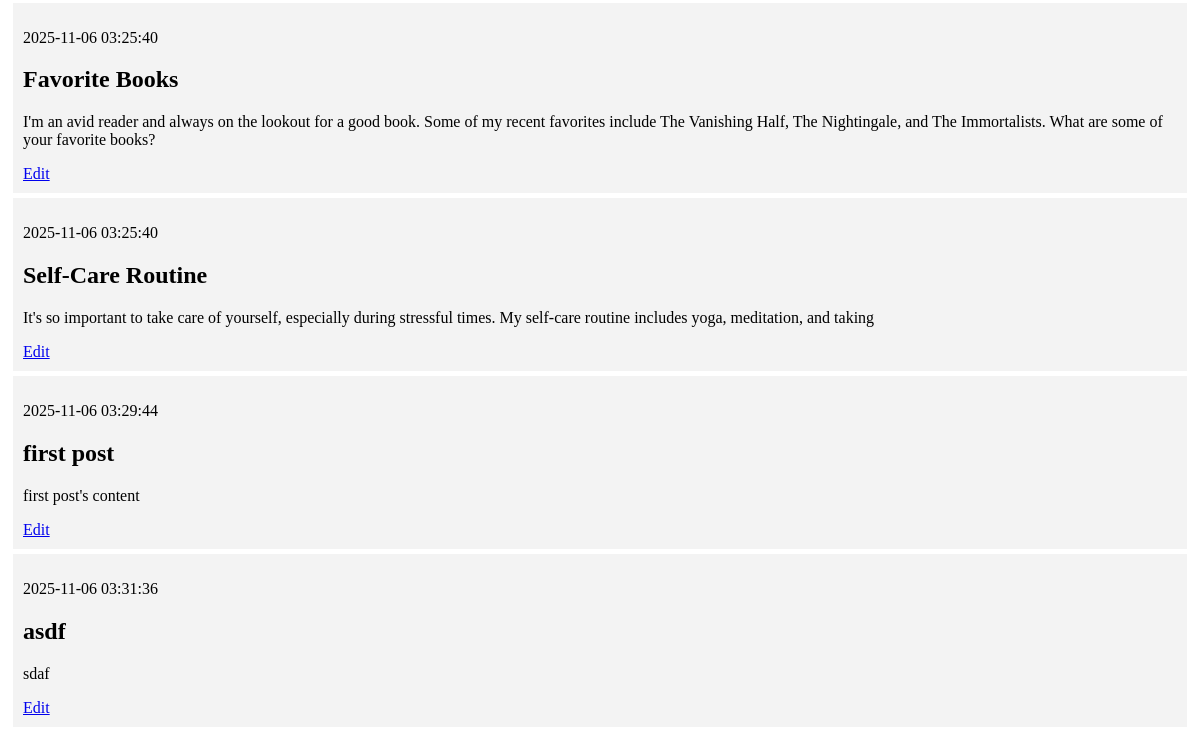
Before: / (lower part) with the older database file.
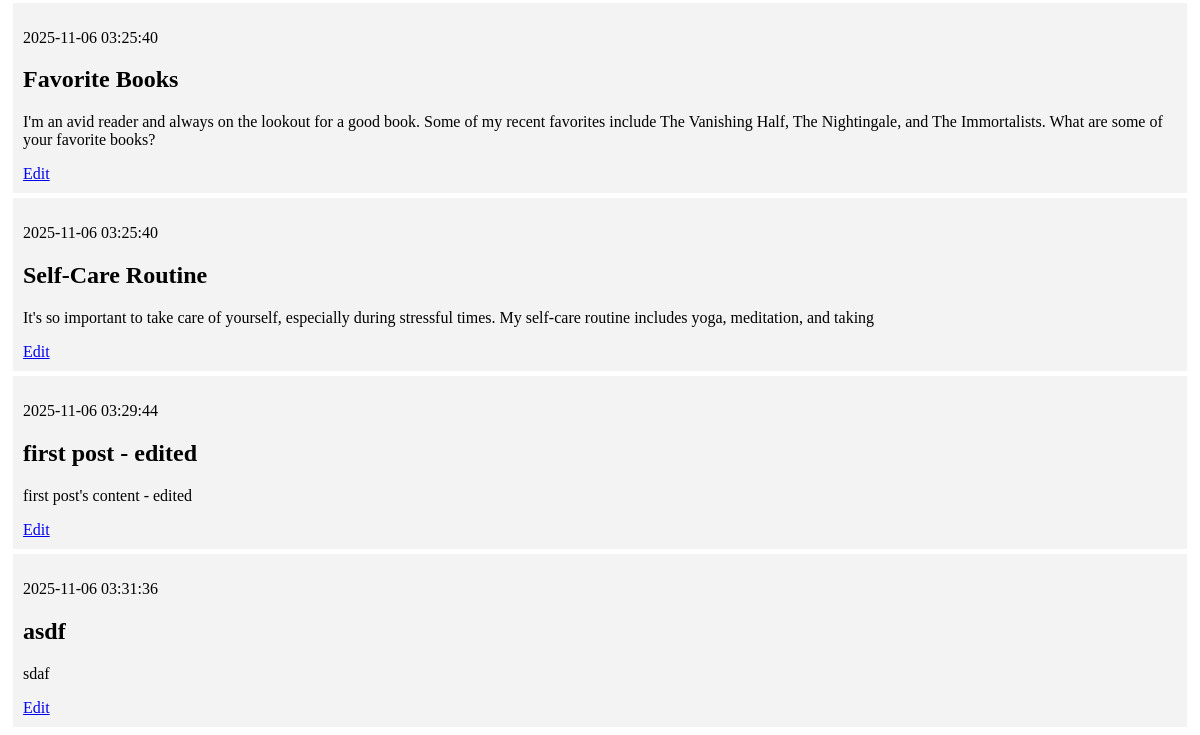
After: the same page with the newer database file.
### tables this page shows
CREATE TABLE posts (
    id INTEGER PRIMARY KEY AUTOINCREMENT,
    created TIMESTAMP NOT NULL DEFAULT CURRENT_TIMESTAMP,
    title TEXT NOT NULL,
    content TEXT NOT NULL
);

### app.py (the view)
@app.route('/')
def index():
    conn = get_db_connection()
    posts = conn.execute('select * from posts').fetchall()
    conn.close()
    return render_template('index.html', posts = posts)

### app.py (called while the page is built)
def get_db_connection():
    conn = sqlite3.connect('database.db')
    conn.row_factory = sqlite3.Row
    return conn

### templates/index.html (shortened to what this page needs)
{% extends 'base.html' %}
{% block content %}
    {% for post in posts %}
        <div class='post'>
            <p>{{ post['created'] }}</p>
            <h2>{{ post['title'] }}</h2>
            <p>{{ post['content'] }}</p>
            <a href = "{{ url_for('edit', id = post['id']) }}">Edit</a>
        </div>
    {% endfor %}
{% endblock %}

### templates/base.html (shortened to what this page needs)
<!DOCTYPE html>
<html lang="en">
<head>
</head>
<body>
    <div class="content">
        {% block content %} {% endblock %}
    </div>
</body>
</html>

### templates/base.html (style rules this page uses)
.post { padding: 10px; margin: 5px; background-color: #f3f3f3 }

Changed rows visible on the page:
changed posts: title "first post" → "first post - edited"; content "first post's content" → "first post's content - edited"
